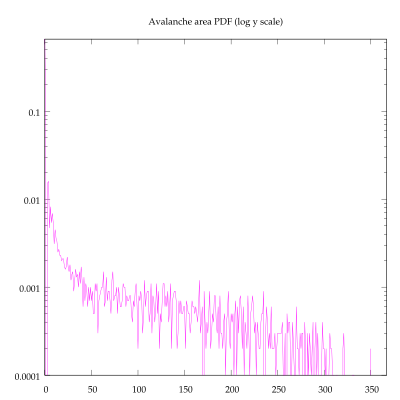

gnuplot code for this plot:
# Use this as a template to graph results
set terminal pdf enhance font "palatino,10" size 4,4

set output 'pr_areas.pdf'
set title  "Avalanche area PDF (log y scale)"

set logscale y

set palette rgb 21,22,23

set autoscale xfix
set autoscale yfix
set autoscale cbfix

plot 'pr_areas.dat' using 1:2 with lines ls 4 notitle
